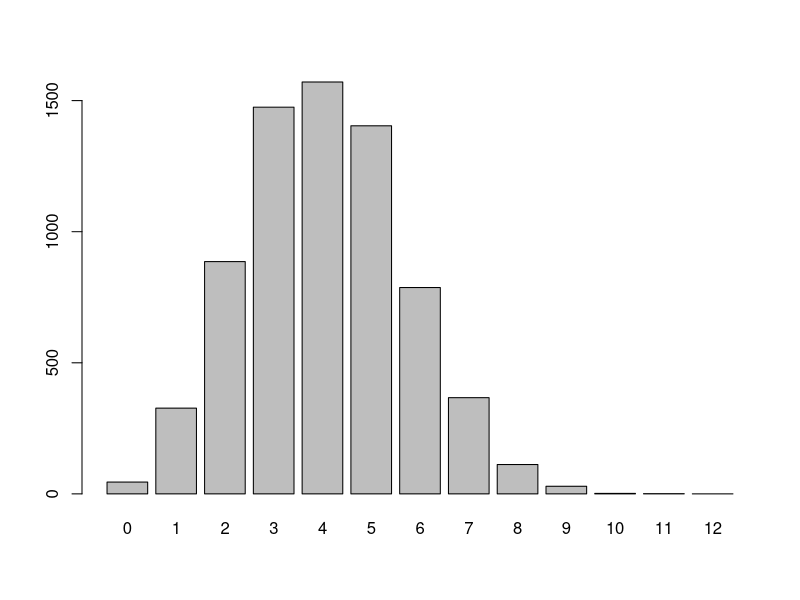
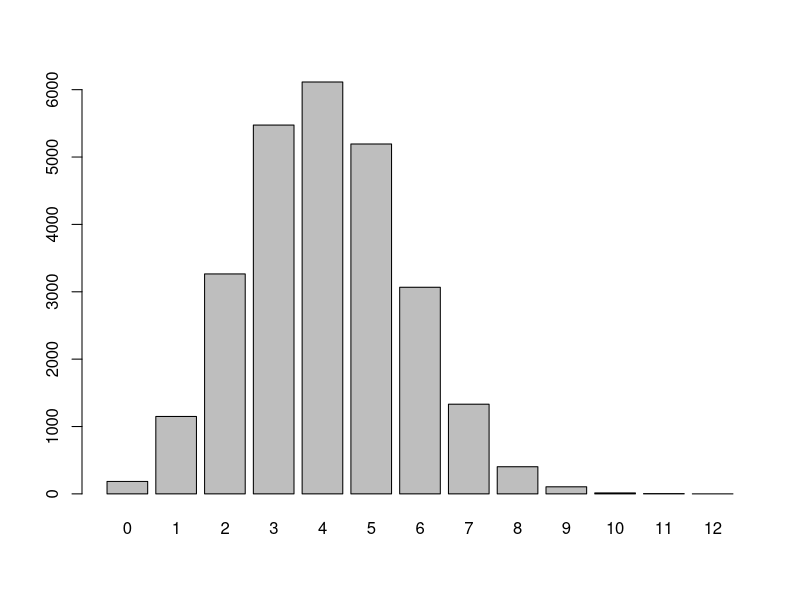
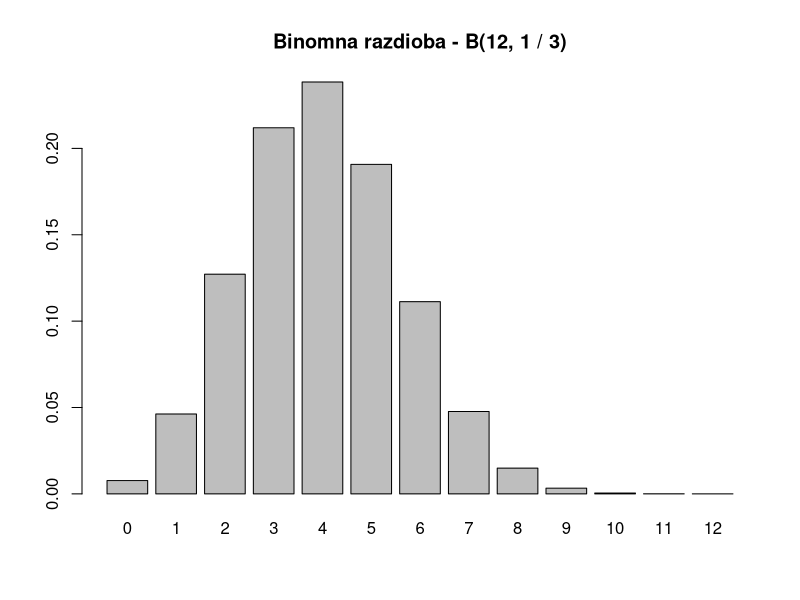
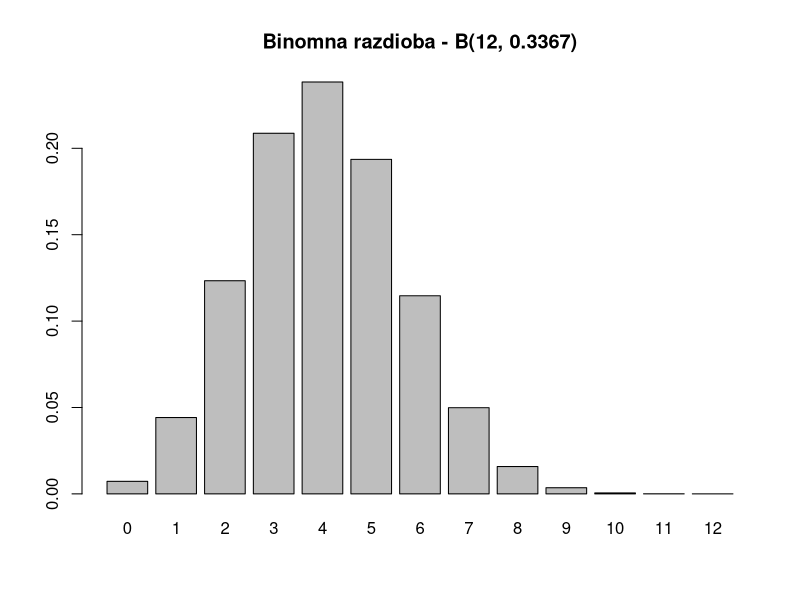
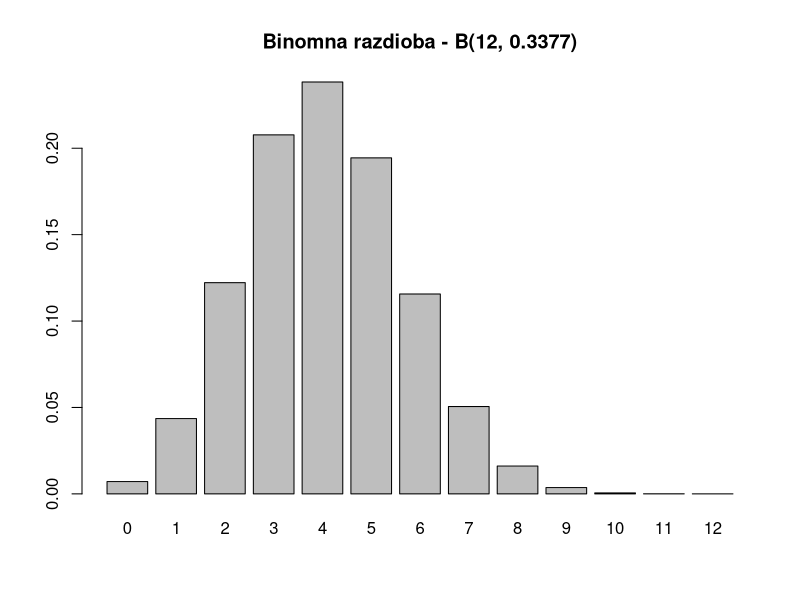
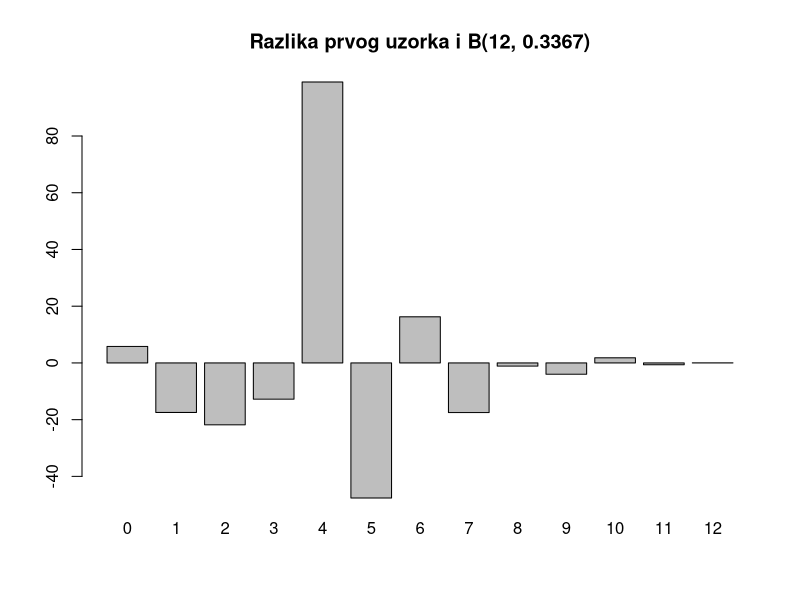
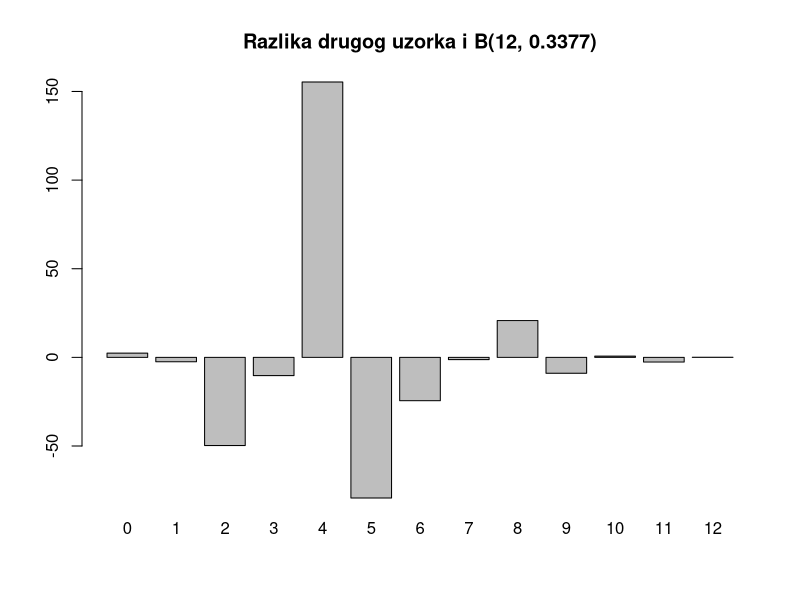
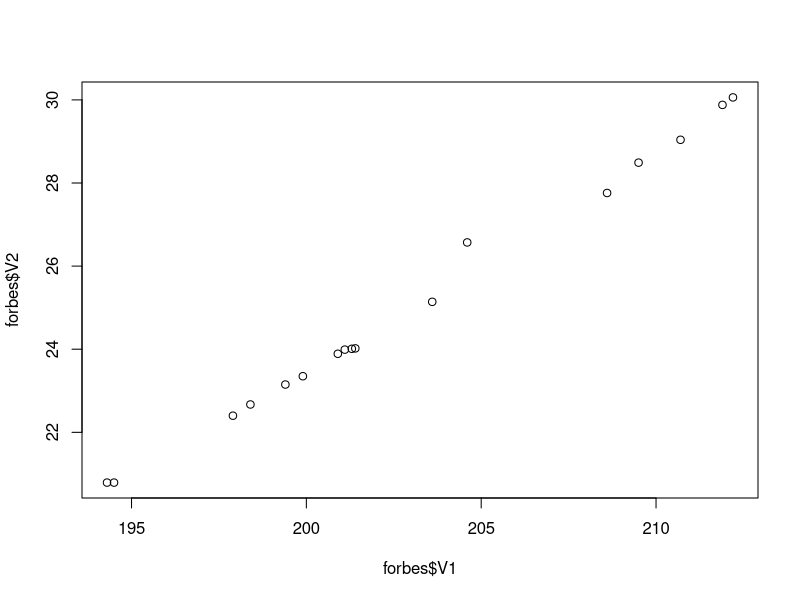

Write the R code that produced these figures, in order.
## ---- chunk 1
library(knitr)
opts_chunk$set(tidy.opts=list(width.cutoff=60),tidy=TRUE)
## ---- chunk 2
dice <- read.delim("dice.dat", header=FALSE)

# 3.
# Granice postavljamo sami tako da se pomaknemo za 0.5 na lijevo od najmanjeg podatka
# iz uzorka i za 0.5 na desno od najveceg podatka iz uzorka te zatim podijelimo taj
# interval na 10 ekvidistantnih intervala (pomocu 11 tocaka)

barplot(dice$V2, names.arg = dice$V1)
barplot(dice$V3, names.arg = dice$V1)

## ---- chunk 3

desirable.outcomes <- function(values, categories)
  sum(categories * values)

all.outcomes <- function(values, categories)
  max(categories) * sum(values)

estimate.p <- function(values, categories)
  desirable.outcomes(values, categories) / all.outcomes(values, categories)

p.0 = estimate.p(dice$V2, dice$V1)
p.1 = estimate.p(dice$V3, dice$V1)
## ---- chunk 4
barplot(dbinom(0:12, 12, 1 / 3), names.arg = 0:12, 
        main = "Binomna razdioba - B(12, 1 / 3)")
barplot(dbinom(0:12, 12, p.0), names.arg = 0:12, 
        main = sprintf(fmt = 'Binomna razdioba - B(12, %.4f)', p.0))
barplot(dbinom(0:12, 12, p.1), names.arg = 0:12, 
        main = sprintf(fmt = 'Binomna razdioba - B(12, %.4f)', p.1))
## ---- chunk 5
barplot(sum(dice$V2) * dbinom(0:12, 12, p.0) - dice$V2, names.arg = 0:12, 
        main = sprintf(fmt = 'Razlika prvog uzorka i B(12, %.4f)', p.0))
barplot(sum(dice$V3) * dbinom(0:12, 12, p.1) - dice$V3, names.arg = 0:12, 
        main = sprintf(fmt = 'Razlika drugog uzorka i B(12, %.4f)', p.1))
## ---- chunk 6

confidence.interval <- function(values, categories, interval) {
  alpha.half <- (1 - interval) / 2
  
  x <- desirable.outcomes(values, categories)
  n <- all.outcomes(values, categories)
  
  c(qbeta(alpha.half, x, n - x + 1), qbeta(1 - alpha.half, x + 1, n - x))
}

interval = 0.95

cp.0 = confidence.interval(dice$V2, dice$V1, interval)
cp.1 = confidence.interval(dice$V3, dice$V1, interval)

## ---- chunk 7
forbes <- read.table("forbes.dat", quote="\"", comment.char="")
hooker <- read.table("hooker.dat", quote="\"", comment.char="")

plot(forbes$V1, forbes$V2)
plot(hooker$V1, hooker$V2)
